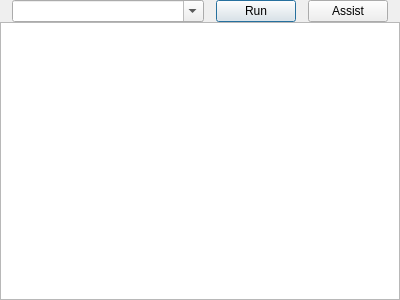
<?xml version="1.0" encoding="UTF-8"?>
<ui version="4.0">
 <class>CustumSql</class>
 <widget class="QDialog" name="CustumSql">
  <property name="geometry">
   <rect>
    <x>0</x>
    <y>0</y>
    <width>400</width>
    <height>300</height>
   </rect>
  </property>
  <property name="windowTitle">
   <string>Dialog</string>
  </property>
  <layout class="QVBoxLayout" name="verticalLayout">
   <property name="spacing">
    <number>0</number>
   </property>
   <property name="margin">
    <number>0</number>
   </property>
   <item>
    <layout class="QHBoxLayout" name="horizontalLayout">
     <property name="spacing">
      <number>12</number>
     </property>
     <property name="leftMargin">
      <number>12</number>
     </property>
     <property name="rightMargin">
      <number>12</number>
     </property>
     <item>
      <widget class="QComboBox" name="sql">
       <property name="sizePolicy">
        <sizepolicy hsizetype="Expanding" vsizetype="Fixed">
         <horstretch>0</horstretch>
         <verstretch>0</verstretch>
        </sizepolicy>
       </property>
       <property name="editable">
        <bool>true</bool>
       </property>
       <property name="insertPolicy">
        <enum>QComboBox::NoInsert</enum>
       </property>
       <property name="sizeAdjustPolicy">
        <enum>QComboBox::AdjustToMinimumContentsLength</enum>
       </property>
       <property name="minimumContentsLength">
        <number>10</number>
       </property>
      </widget>
     </item>
     <item>
      <widget class="QPushButton" name="pushButton">
       <property name="text">
        <string>Run</string>
       </property>
       <property name="default">
        <bool>true</bool>
       </property>
      </widget>
     </item>
     <item>
      <widget class="QPushButton" name="assistButton">
       <property name="text">
        <string>Assist</string>
       </property>
      </widget>
     </item>
    </layout>
   </item>
   <item>
    <widget class="QTableView" name="tableView"/>
   </item>
  </layout>
 </widget>
 <resources/>
 <connections/>
</ui>
